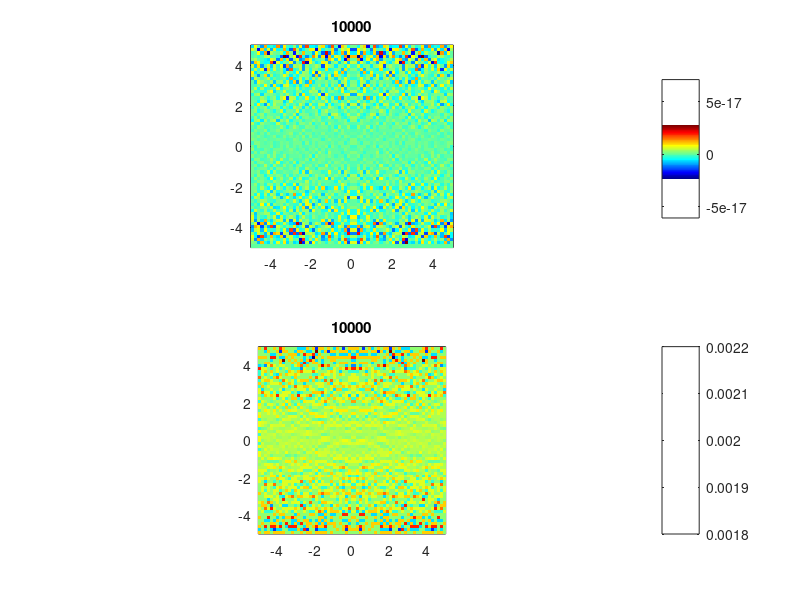

Source code (MATLAB): (Note: this script raises an error after producing the figure.)
clear
figure(1)
clf
colormap jet

% PHYSICS
Lx  = 10.0;    % physical length
Ly  = 10.0;    % physical width
K   = 1.0;     % bulk modulus
rho = 1.0;     % density
G   = 0.5;     % shear modulus

% NUMERICS
nGrid = 2;
Nx  = 32 * nGrid;     % number of space steps
Ny  = 32 * nGrid;
Nt  = 10000;     % number of time steps
CFL = 0.5;     % Courant-Friedrichs-Lewy

% PREPROCESSING
dX     = Lx / (Nx - 1);                                   % space step
dY     = Ly / (Ny - 1);
x      = (-Lx / 2) : dX : (Lx / 2);                       % space discretization
y      = (-Ly / 2) : dY : (Ly / 2);
[x, y] = ndgrid(x, y);                                    % 2D mesh
[xUx, yUx] = ndgrid((-(Lx + dX)/2) : dX : ((Lx + dX)/2), (-Ly/2) : dY : (Ly/2));
[xUy, yUy] = ndgrid((-Lx/2) : dX : (Lx/2), (-(Ly+dY)/2) : dY : ((Ly+dY)/2));
dt     = CFL * min(dX, dY) / sqrt( (K + 4*G/3) / rho);    % time step
damp   = 4 / dt / Nx;

% INITIAL CONDITIONS
P0    = zeros(Nx, Ny);            % initial hydrostatic stress
%P0    = exp(-x .* x - y .* y);    % hydrostatic stress (ball part of tensor)
Ux    = zeros(Nx + 1, Ny);        % displacement
Uy    = zeros(Nx, Ny + 1);
Vx    = zeros(Nx + 1, Ny);        % velocity
Vy    = zeros(Nx, Ny + 1);
tauxx = zeros(Nx, Ny);            % deviatoric stress
tauyy = zeros(Nx, Ny);
tauxy = zeros(Nx - 1, Ny - 1);

% BOUNDARY CONDITIONS
dUxdx = 0.0;
dUydy = 0.002;
dUxdy = 0.0;
Ux = Ux + (dUxdx * xUx + dUxdy * yUx);
Uy = Uy + dUydy * yUy;

% INPUT FILES
pa = [dX, dY, dt, K, G, rho, damp];

% parameters
fil = fopen('pa.dat', 'wb');
fwrite(fil, pa(:), 'double');
fclose(fil);

% initial pressure
fil = fopen('P0.dat', 'wb');
fwrite(fil, P0(:), 'double');
fclose(fil);

% initial Vx
%fil = fopen('Vx.dat', 'wb');
%fwrite(fil, Vx(:), 'double');
%fclose(fil);

% initial Vy
%fil = fopen('Vy.dat', 'wb');
%fwrite(fil, Vy(:), 'double');
%fclose(fil);

% CPU CALCULATION
for it = 1 : Nt
  % displacement divergence
  divU = diff(Ux,1,1) / dX + diff(Uy,1,2) / dY;
  
  % constitutive equation - Hooke's law
  P     = P0 - K * divU;
  tauxx = 2.0 * G * (diff(Ux,1,1)/dX - divU/3.0);
  tauyy = 2.0 * G * (diff(Uy,1,2)/dY - divU/3.0);
  tauxy = G * (diff(Ux(2:end-1,:), 1, 2)/dY + diff(Uy(:,2:end-1), 1, 1)/dX);
  
  % motion equation
  dVxdt = diff(-P(:,2:end-1) + tauxx(:,2:end-1), 1, 1)/dX / rho + diff(tauxy,1,2)/dY;
  Vx(2:end-1,2:end-1) = Vx(2:end-1,2:end-1) * (1 - dt * damp) + dVxdt * dt;
  dVydt = diff(-P(2:end-1,:) + tauyy(2:end-1,:), 1, 2)/dY / rho + diff(tauxy,1,1)/dX;
  Vy(2:end-1,2:end-1) = Vy(2:end-1,2:end-1) * (1 - dt * damp) + dVydt * dt;
  
  % displacements
  Ux = Ux + Vx * dt;
  Uy = Uy + Vy * dt;
  
% POSTPROCESSING
  if mod(it, 100) == 0
    subplot(2, 1, 1)
    pcolor(x, y, diff(Ux,1,1)/dX)
    title(it)
    shading flat
    colorbar
    axis image        % square image
    
    subplot(2, 1, 2)
    pcolor(x, y, diff(Uy,1,2)/dY)
    title(it)
    shading flat
    colorbar
    axis image        % square image
    
    drawnow
  end
end

% GPU CALCULATION
%system(['nvcc -DNGRID=',int2str(ngrid),' -DNT=',int2str(nt),' -DNPARS=',int2str(length(pa)),' Wave2d_2020_06_04.cu']);
%system(['nvcc boundary_problem.cu']);
%system(['a.exe']);

fil = fopen('Pc.dat', 'rb');
Pc = fread(fil, 'double');
fclose(fil);
Pc = reshape(Pc, Nx, Ny);

fil = fopen('Vxc.dat', 'rb');
Vxc = fread(fil, 'double');
fclose(fil);
Vxc = reshape(Vxc, Nx + 1, Ny);

fil = fopen('tauXYc.dat', 'rb');
tauXYc = fread(fil, 'double');
fclose(fil);
tauXYc = reshape(tauXYc, Nx - 1, Ny - 1);

diffP = P - Pc;
diffVx = Vx - Vxc;
diffTauXY = tauxy - tauXYc;

% POSTPROCESSING
subplot(2,2,1)
imagesc(tauxy)
colorbar
title('tauXY')
axis image

subplot(2,2,2)
imagesc(diffTauXY)
colorbar
title('diffTauXY')
axis image

subplot(2,2,3)
imagesc(P)
colorbar
title('P')
axis image

subplot(2,2,4)
imagesc(diffP)
colorbar
title('diffP')
axis image
